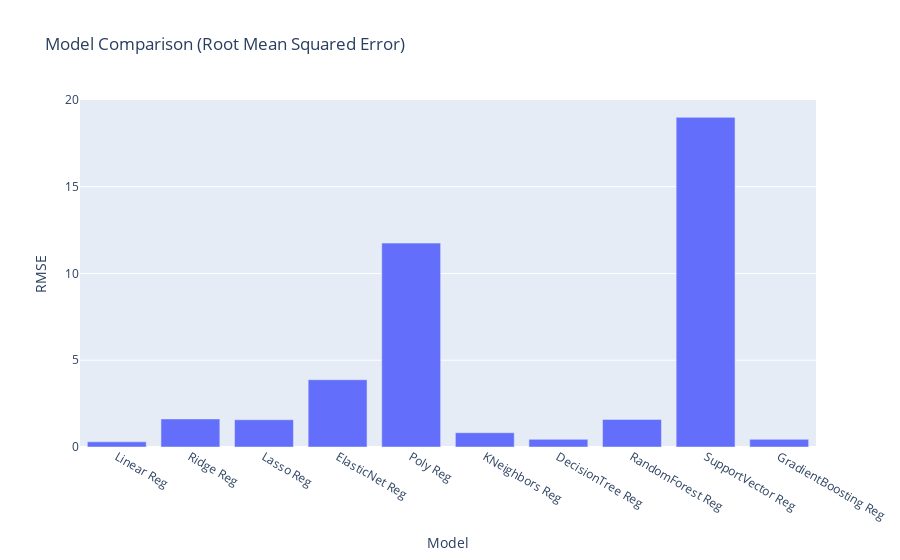

Notebook code for this chart:
### Code cell
rmseDf = pd.DataFrame(list(zip(models, rmseScores)), columns = ['Model', 'RMSE'])
fig = px.bar(rmseDf, x='Model', y='RMSE', title='Model Comparison (Root Mean Squared Error)')
fig.show()

### Figure 1 — Plotly figure (JSON) as saved in the notebook; plotly's stock layout.template omitted (floating-point values rounded to 4 significant figures)
{"data": [{"alignmentgroup": "True", "hovertemplate": "Model=%{x}<br>RMSE=%{y}<extra></extra>", "legendgroup": "", "marker": {"color": "#636efa", "pattern": {"shape": ""}}, "name": "", "offsetgroup": "", "orientation": "v", "showlegend": false, "textposition": "auto", "type": "bar", "x": ["Linear Reg", "Ridge Reg", "Lasso Reg", "ElasticNet Reg", "Poly Reg", "KNeighbors Reg", "DecisionTree Reg", "RandomForest Reg", "SupportVector Reg", "GradientBoosting Reg"], "xaxis": "x", "y": [0.2975, 1.617, 1.57, 3.877, 11.75, 0.823, 0.4405, 1.59, 19.0, 0.44], "yaxis": "y"}], "layout": {"barmode": "relative", "legend": {"tracegroupgap": 0}, "title": {"text": "Model Comparison (Root Mean Squared Error)"}, "xaxis": {"anchor": "y", "domain": [0, 1], "title": {"text": "Model"}}, "yaxis": {"anchor": "x", "domain": [0, 1], "title": {"text": "RMSE"}}}}
